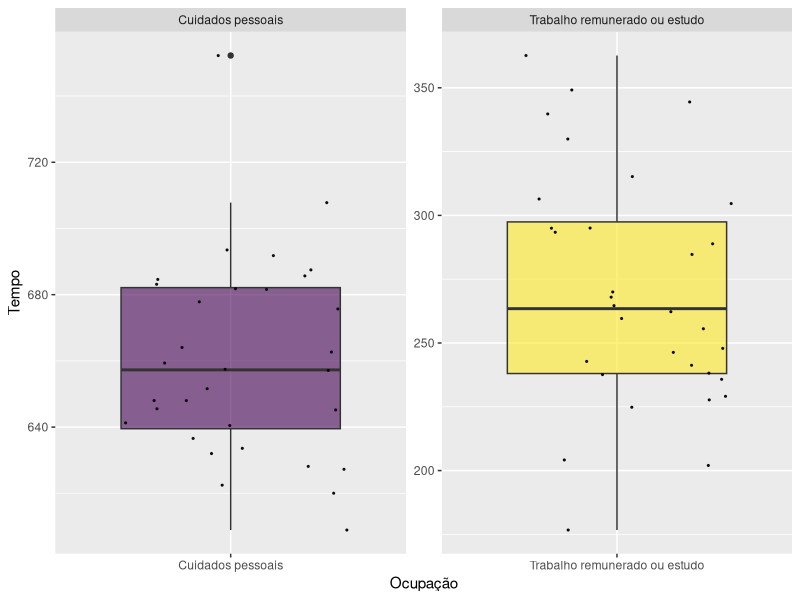

The R script that drew this image:
library(tidyverse)
library(viridis)

df <- read.csv("TIME_USE_24092022.csv") %>%
  filter(País !='África do Sul' &
           Sexo == 'Total' &
           (Ocupação=='Cuidados pessoais' | Ocupação=='Trabalho remunerado ou estudo'))

# Remove unwanted column
df$Sexo <- NULL

# Plot the data

scaleFUN <- function(x) sprintf("%.0f", x)

ggplot(df, aes(x = Ocupação, y = Tempo, fill=Ocupação)) +
  geom_boxplot() +
  scale_fill_viridis(discrete = TRUE, alpha=0.6) +
  geom_jitter(color="black", size=0.4, alpha=0.9) +
  theme(
    legend.position="none",
    plot.title = element_text(size=11)
  ) +
  facet_wrap(~Ocupação, scale="free") 

